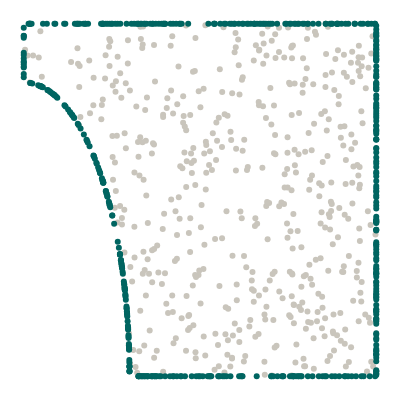

Write notebook code for a chart like this one.
### Code cell
import matplotlib.pyplot as plt
from plotly.express.colors import sequential
import plotly.graph_objects as go
import plotly.figure_factory as ff

def boundary_normal(x):
    theta = np.arctan2(x[1]/Ry, x[0]/Rx)
    nx = Ry * np.cos(theta)
    ny = Rx * np.sin(theta)
    return [-nx, -ny]

def boundary_normal2(x):
    nx=(x[0])*Ry/Rx
    ny=(x[1])*Rx/Ry
    return [-nx, -ny]

phi = np.linspace(0, 0.5 * np.pi, int(25 * np.pi * Rx / L))

print(Rx)
hole = dde.geometry.geometry_2d.Ellipse([0, 0], Ry, Rx, 0.5*np.pi)
xxxx = hole.random_boundary_points(50)


print(boundary_normal(xxxx[0]))
print("ssss")
print(boundary_normal2(xxxx[0]))
z = boundary_normal(xxxx[0])
zzz = []
for i in range(0,len(xxxx),1):
    zzz.append(boundary_normal(xxxx[i]))



plt.scatter(xxxx[:,0], xxxx[:,1], marker=".", color="#C9C5BC")
plt.quiver(xxxx[:,0], xxxx[:,1], zzz[0::2], zzz[1::2], color="black")
plt.axis("equal")
plt.show()

outer_figure = geom.random_boundary_points(500)
inner_figure = geom.random_points(500)

def return_boundary_points(boundary_points, boundary_func):
    y = []
    for x in boundary_points:
        if boundary_func(x, True) == True:
                y.append(x)
    specific_boundary_points = np.expand_dims(y, axis=1)
    return specific_boundary_points

top_boundary = return_boundary_points(outer_figure, boundary_top)
left_boundary = return_boundary_points(outer_figure, boundary_left)
right_boundary = return_boundary_points(outer_figure, boundary_right)
bottom_boundary = return_boundary_points(outer_figure, boundary_bottom)
hole_boundary = return_boundary_points(outer_figure, boundary_hole)
hole_n = [boundary_normal(x) for x  in hole_boundary[:,0]]

print(hole_n)

plt.scatter(outer_figure[:,0], outer_figure[:,1], marker=".", color="#C9C5BC")
plt.scatter(inner_figure[:,0], inner_figure[:,1], marker=".", color="#ff7f0e")
plt.scatter(top_boundary[:,:,0], top_boundary[:,:,1], marker=".", color="#d62728")
plt.scatter(right_boundary[:,:,0], right_boundary[:,:,1], marker=".", color="#d62728")
plt.scatter(left_boundary[:,:,0], left_boundary[:,:,1], marker=".", color="#d62728")
plt.scatter(bottom_boundary[:,:,0], bottom_boundary[:,:,1], marker=".", color="#d62728")
plt.scatter(hole_boundary[:,:,0], hole_boundary[:,:,1], marker=".", color="#d62728")
plt.quiver(hole_boundary[0], hole_boundary[1], hole_n[0], hole_n[1], color="black")
plt.axis("equal")
plt.show()


mode = "markers"
gray = dict(color="#C9C5BC")
green = dict(color="#006561")
black = dict(color="black")
#fig = ff.create_quiver(hole[:, 0], hole[:, 1], n_hole[:, 0], n_hole[:, 1], marker=black)
fig = go.Figure()
fig.add_trace(go.Scatter(x=inner_figure[:, 0], y=inner_figure[:, 1], mode=mode, marker=gray))
fig.add_trace(go.Scatter(x=outer_figure[:,0], y=outer_figure[:,1], mode=mode, marker=green))
# fig.add_trace(go.Scatter(x=top_boundary[:,:,0], y=top_boundary[:,:,1], mode=mode, marker=green))
# fig.add_trace(go.Scatter(x=bottom_boundary[:,:,0], y=bottom_boundary[:,:,1], mode=mode, marker=green))
# fig.add_trace(go.Scatter(x=left_boundary[:,:,0], y=left_boundary[:,:,1], mode=mode, marker=green))
# fig.add_trace(go.Scatter(x=right_boundary[:,:,0], y=right_boundary[:,:,1], mode=mode, marker=green))
# fig.add_trace(go.Scatter(x=hole_boundary[:,:,0], y=hole_boundary[:,:,1], mode=mode, marker=black))
fig.layout.yaxis.scaleanchor = "x"
fig.update_layout(
    template="none",
    width=400,
    height=400,
    margin=dict(l=0, r=0, b=0, t=0),
    showlegend=False,
)
fig.update_xaxes(visible=False)
fig.update_yaxes(visible=False)
fig.show()

### Figure 1 — Plotly figure (JSON) as saved in the notebook; plotly's stock layout.template omitted (floating-point values rounded to 4 significant figures; data arrays with more than 128 entries replaced by an {"elided": "..."} marker saying what was removed)
{"data": [{"marker": {"color": "#C9C5BC"}, "mode": "markers", "type": "scatter", "x": {"elided": "500 float values"}, "y": {"elided": "500 float values"}}, {"marker": {"color": "#006561"}, "mode": "markers", "type": "scatter", "x": {"elided": "500 float values"}, "y": {"elided": "500 float values"}}], "layout": {"height": 400, "margin": {"b": 0, "l": 0, "r": 0, "t": 0}, "showlegend": false, "width": 400, "xaxis": {"visible": false}, "yaxis": {"scaleanchor": "x", "visible": false}}}
